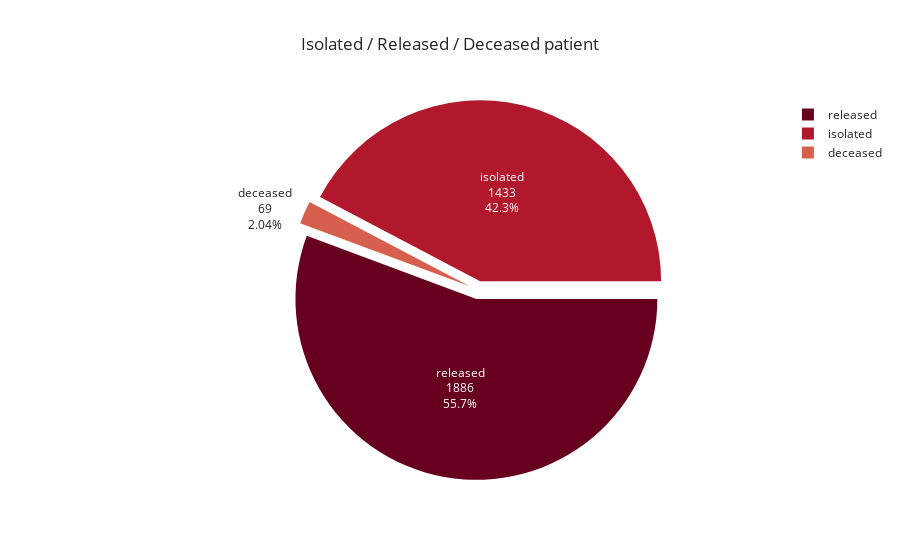

Write notebook code for a chart like this one.
### Code cell
pie_chart(patient_df, 'state', title = 'Isolated / Released / Deceased patient')

### Figure 1 — Plotly figure (JSON) as saved in the notebook; plotly's stock layout.template omitted (floating-point values rounded to 4 significant figures)
{"data": [{"domain": {"x": [0, 1], "y": [0, 1]}, "hovertemplate": "index=%{label}<br>state=%{value}<extra></extra>", "labels": ["released", "isolated", "deceased"], "legendgroup": "", "name": "", "pull": 0.05, "rotation": 90, "showlegend": true, "textinfo": "value+percent+label", "type": "pie", "values": [1886, 1433, 69]}], "layout": {"autosize": true, "legend": {"tracegroupgap": 0}, "piecolorway": ["rgb(103,0,31)", "rgb(178,24,43)", "rgb(214,96,77)", "rgb(244,165,130)", "rgb(253,219,199)", "rgb(247,247,247)", "rgb(209,229,240)", "rgb(146,197,222)", "rgb(67,147,195)", "rgb(33,102,172)", "rgb(5,48,97)"], "title": {"text": "Isolated / Released / Deceased patient"}}}
